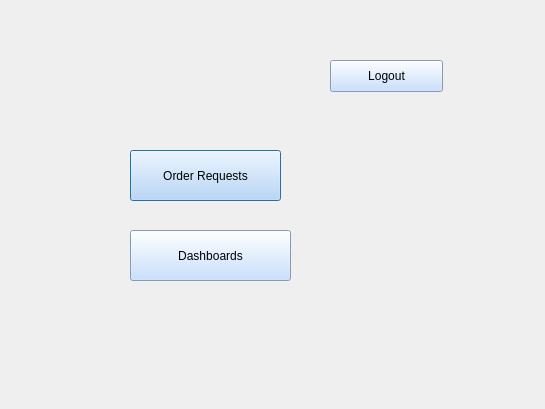
<?xml version="1.0" encoding="UTF-8"?>
<ui version="4.0">
 <class>logoutbutton</class>
 <widget class="QDialog" name="logoutbutton">
  <property name="geometry">
   <rect>
    <x>0</x>
    <y>0</y>
    <width>545</width>
    <height>409</height>
   </rect>
  </property>
  <property name="windowTitle">
   <string>Dialog</string>
  </property>
  <widget class="QPushButton" name="order_requests_button">
   <property name="geometry">
    <rect>
     <x>130</x>
     <y>150</y>
     <width>151</width>
     <height>51</height>
    </rect>
   </property>
   <property name="styleSheet">
    <string notr="true">background-color: rgb(186, 215, 255);
</string>
   </property>
   <property name="text">
    <string>Order Requests</string>
   </property>
  </widget>
  <widget class="QPushButton" name="dashboards_button">
   <property name="geometry">
    <rect>
     <x>130</x>
     <y>230</y>
     <width>161</width>
     <height>51</height>
    </rect>
   </property>
   <property name="styleSheet">
    <string notr="true">background-color: rgb(186, 215, 255);
</string>
   </property>
   <property name="text">
    <string>Dashboards</string>
   </property>
  </widget>
  <widget class="QLabel" name="imagelabel">
   <property name="geometry">
    <rect>
     <x>40</x>
     <y>30</y>
     <width>121</width>
     <height>111</height>
    </rect>
   </property>
   <property name="text">
    <string/>
   </property>
   <property name="pixmap">
    <pixmap resource="logo.qrc">:/icon/icon.png</pixmap>
   </property>
  </widget>
  <widget class="QPushButton" name="logoutbutton_2">
   <property name="geometry">
    <rect>
     <x>330</x>
     <y>60</y>
     <width>113</width>
     <height>32</height>
    </rect>
   </property>
   <property name="styleSheet">
    <string notr="true">background-color: rgb(186, 215, 255);
</string>
   </property>
   <property name="text">
    <string>Logout</string>
   </property>
  </widget>
 </widget>
 <resources>
  <include location="logo.qrc"/>
 </resources>
 <connections/>
</ui>
